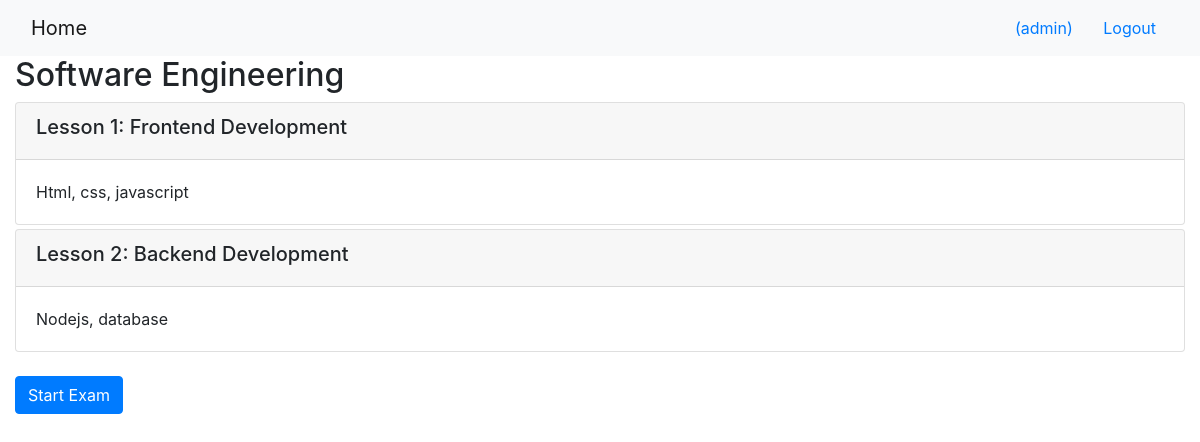
/onlinecourse/1/ (signed in), run on the app's committed database.
### onlinecourse/models.py (models this page shows, shortened)
class Course(models.Model):
    name = models.CharField(null=False, max_length=30, default='online course')
    image = models.ImageField(upload_to='course_images/')
    description = models.CharField(max_length=1000)
    pub_date = models.DateField(null=True)
    instructors = models.ManyToManyField(Instructor)
    users = models.ManyToManyField(settings.AUTH_USER_MODEL, through='Enrollment')
    total_enrollment = models.IntegerField(default=0)
    is_enrolled = False

class Lesson(models.Model):
    title = models.CharField(max_length=200, default="title")
    order = models.IntegerField(default=0)
    course = models.ForeignKey(Course, on_delete=models.CASCADE)
    content = models.TextField()

### onlinecourse/views.py (the view)
# urls.py: path('<int:pk>/', views.CourseDetailView.as_view(), name='course_details'),
class CourseDetailView(generic.DetailView):
    model = Course
    template_name = 'onlinecourse/course_detail_bootstrap.html'

### onlinecourse/templates/onlinecourse/course_detail_bootstrap.html (shortened to what this page needs)
<!DOCTYPE html>
<html lang="en">
<head>
    {% load static %}
    <link rel="stylesheet" href="https://maxcdn.bootstrapcdn.com/bootstrap/4.5.2/css/bootstrap.min.css">
</head>
<body>
    <nav class="navbar navbar-light bg-light">
        <div class="container-fluid">
            <div class="navbar-header">
                <a class="navbar-brand" href="{% url 'onlinecourse:index' %}">Home</a>
            </div>
            <ul class="nav navbar-nav navbar-right">
                {% if user.is_authenticated %}
                <li>
                    <a class="btn btn-link" href="#">{{ user.first_name }}({{ user.username }})</a>
                    <a class="btn btn-link" href="{% url 'onlinecourse:logout' %}">Logout</a>
                </li>
                {% endif %}
            </ul>
        </div>
    </nav>
    <div class="container-fluid">
        <h2>{{ course.name }}</h2>
        <div class="card-columns-vertical">
            {% for lesson in course.lesson_set.all %}
            <div class="card mt-1">
                <div class="card-header">
                    <h5>Lesson {{lesson.order|add:1}}: {{lesson.title}}</h5>
                </div>
                <div class="card-body">{{lesson.content}}</div>
            </div>
            {% endfor %}
        </div>
        <br>
        <button class="btn btn-primary" type="button" data-toggle="collapse" data-target="#exam" aria-expanded="false"
            aria-controls="exam">
            Start Exam
        </button>
        <br>
        <br>
    </div>
</body>
</html>

### data on the page
Course: name "Software Engineering"
Lesson: order|add "1", title "Frontend Development", content "Html, css, javascript"
Lesson: order|add "2", title "Backend Development", content "Nodejs, database"

### other printed values
{{ user.username }} "admin"
